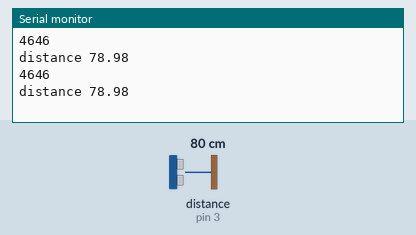
The sketch below on a simulated Arduino Uno, built with avr-gcc and run on an emulated ATmega328P. On the bench: the last lines printed to the serial monitor. Wiring (inferred from the names in the program): ultrasonic range finder: trigger pin 2; echo pin 3. Inputs (shaded band) come from the test bench; at power-on: distance to the obstacle (sensor on pin 3) 80 cm. The echo pulse lasts 58.3 µs per cm.

Above: at 1.8 s.
1.9 s: distance to the obstacle (sensor on pin 3) set to 2 cm
At 2.8 s:
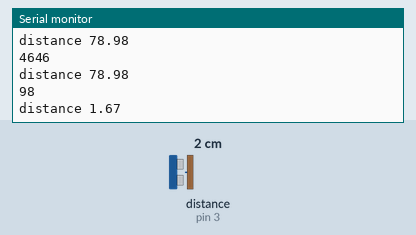
3.4 s: distance to the obstacle (sensor on pin 3) set to 4 cm
At 4.7 s:
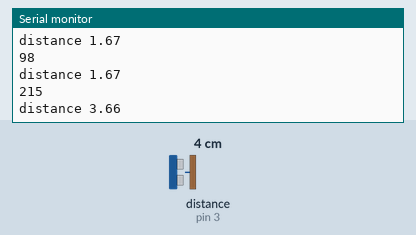
Timing chart, 0 to 6.4 s (numbered marks = the images above; inputs shaded):
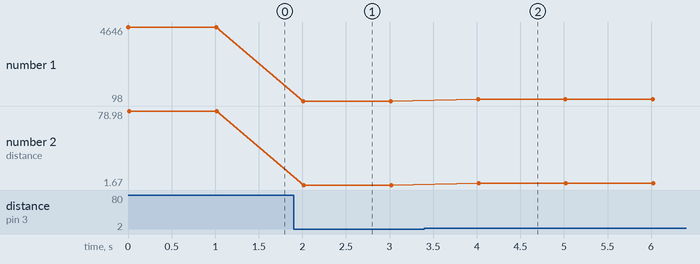

Measured:
- after the input at 1.9 s, the serial monitor: prints a new line after 0.11 s (image 1)
- after the input at 3.4 s, the serial monitor: prints a new line after 0.62 s (image 2)
- plotted number 1: 4646 → 98 after the input at 1.9 s, 98 → 215 after the input at 3.4 s
- plotted number 2: 78.98 → 1.67 after the input at 1.9 s, 1.67 → 3.66 after the input at 3.4 s

The sketch:

55-distance-meter.ino
```cpp
int triggerPin = 2;
int echoPin=3;
int pingTravelTime;
int delayT1=10;
int delayT2=1000;
float distance; // in cm
float velocity = 340; // in m/s

void setup() {
  // put your setup code here, to run once:
Serial.begin(9600);
pinMode(triggerPin, OUTPUT);
pinMode(echoPin, INPUT);

}

void loop() {
  // put your main code here, to run repeatedly:
sendPulse();
calculateDistance();
displayVelocity();
delay(delayT2);
}

void sendPulse(){
  digitalWrite(triggerPin, LOW);
delayMicroseconds(delayT1);
digitalWrite(triggerPin, HIGH);
delayMicroseconds(delayT1);
digitalWrite(triggerPin, LOW); // launches sound wave.
// echoPin goes high until sound wave returns
pingTravelTime = pulseIn(echoPin, HIGH); // measures how long echoPin is high
}

void calculateDistance(){
  distance= velocity*100.*(pingTravelTime/2./1000000.);
}

void displayVelocity(){
  Serial.println(pingTravelTime);
Serial.print("distance ");
Serial.println(distance);
}
```
